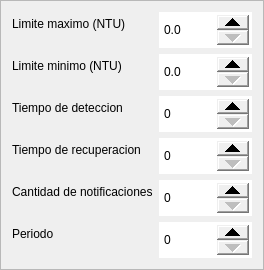
        <widget class="QFrame" name="frame_18">
         <property name="styleSheet">
          <string notr="true">QDoubleSpinBox { 
height: 30;
}

QDoubleSpinBox::up-button { 
width: 32px; 
height: 15;
}
QDoubleSpinBox::down-button { 
width: 32px; 
height: 15;

}</string>
         </property>
         <property name="frameShape">
          <enum>QFrame::StyledPanel</enum>
         </property>
         <property name="frameShadow">
          <enum>QFrame::Raised</enum>
         </property>
         <layout class="QFormLayout" name="formLayout_19">
          <item row="0" column="0">
           <widget class="QLabel" name="label_121">
            <property name="text">
             <string>Limite maximo (NTU)</string>
            </property>
           </widget>
          </item>
          <item row="0" column="1">
           <widget class="QDoubleSpinBox" name="control_10D8">
            <property name="accelerated">
             <bool>true</bool>
            </property>
            <property name="prefix">
             <string/>
            </property>
            <property name="suffix">
             <string/>
            </property>
            <property name="decimals">
             <number>1</number>
            </property>
            <property name="minimum">
             <double>0.000000000000000</double>
            </property>
            <property name="maximum">
             <double>9999999999.000000000000000</double>
            </property>
            <property name="singleStep">
             <double>0.100000000000000</double>
            </property>
           </widget>
          </item>
          <item row="1" column="0">
           <widget class="QLabel" name="label_122">
            <property name="text">
             <string>Limite minimo (NTU)</string>
            </property>
           </widget>
          </item>
          <item row="1" column="1">
           <widget class="QDoubleSpinBox" name="control_10D9">
            <property name="accelerated">
             <bool>true</bool>
            </property>
            <property name="prefix">
             <string/>
            </property>
            <property name="suffix">
             <string/>
            </property>
            <property name="decimals">
             <number>1</number>
            </property>
            <property name="minimum">
             <double>0.000000000000000</double>
            </property>
            <property name="maximum">
             <double>9999999999.000000000000000</double>
            </property>
            <property name="singleStep">
             <double>0.100000000000000</double>
            </property>
           </widget>
          </item>
          <item row="3" column="0">
           <widget class="QLabel" name="label_123">
            <property name="text">
             <string>Tiempo de deteccion</string>
            </property>
           </widget>
          </item>
          <item row="3" column="1">
           <widget class="QDoubleSpinBox" name="control_10DA">
            <property name="accelerated">
             <bool>true</bool>
            </property>
            <property name="prefix">
             <string/>
            </property>
            <property name="suffix">
             <string/>
            </property>
            <property name="decimals">
             <number>0</number>
            </property>
            <property name="minimum">
             <double>0.000000000000000</double>
            </property>
            <property name="maximum">
             <double>9999999999.000000000000000</double>
            </property>
            <property name="singleStep">
             <double>1.000000000000000</double>
            </property>
           </widget>
          </item>
          <item row="4" column="0">
           <widget class="QLabel" name="label_124">
            <property name="text">
             <string>Tiempo de recuperacion</string>
            </property>
           </widget>
          </item>
          <item row="4" column="1">
           <widget class="QDoubleSpinBox" name="control_10DB">
            <property name="accelerated">
             <bool>true</bool>
            </property>
            <property name="prefix">
             <string/>
            </property>
            <property name="suffix">
             <string/>
            </property>
            <property name="decimals">
             <number>0</number>
            </property>
            <property name="minimum">
             <double>0.000000000000000</double>
            </property>
            <property name="maximum">
             <double>9999999999.000000000000000</double>
            </property>
            <property name="singleStep">
             <double>1.000000000000000</double>
            </property>
           </widget>
          </item>
          <item row="5" column="0">
           <widget class="QLabel" name="label_125">
            <property name="text">
             <string>Cantidad de notificaciones</string>
            </property>
           </widget>
          </item>
          <item row="5" column="1">
           <widget class="QDoubleSpinBox" name="control_10DC">
            <property name="accelerated">
             <bool>true</bool>
            </property>
            <property name="prefix">
             <string/>
            </property>
            <property name="suffix">
             <string/>
            </property>
            <property name="decimals">
             <number>0</number>
            </property>
            <property name="minimum">
             <double>0.000000000000000</double>
            </property>
            <property name="maximum">
             <double>9999999999.000000000000000</double>
            </property>
           </widget>
          </item>
          <item row="6" column="0">
           <widget class="QLabel" name="label_126">
            <property name="text">
             <string>Periodo</string>
            </property>
           </widget>
          </item>
          <item row="6" column="1">
           <widget class="QDoubleSpinBox" name="control_10DD">
            <property name="accelerated">
             <bool>true</bool>
            </property>
            <property name="prefix">
             <string/>
            </property>
            <property name="suffix">
             <string/>
            </property>
            <property name="decimals">
             <number>0</number>
            </property>
            <property name="minimum">
             <double>0.000000000000000</double>
            </property>
            <property name="maximum">
             <double>9999999999.000000000000000</double>
            </property>
           </widget>
          </item>
         </layout>
        </widget>
